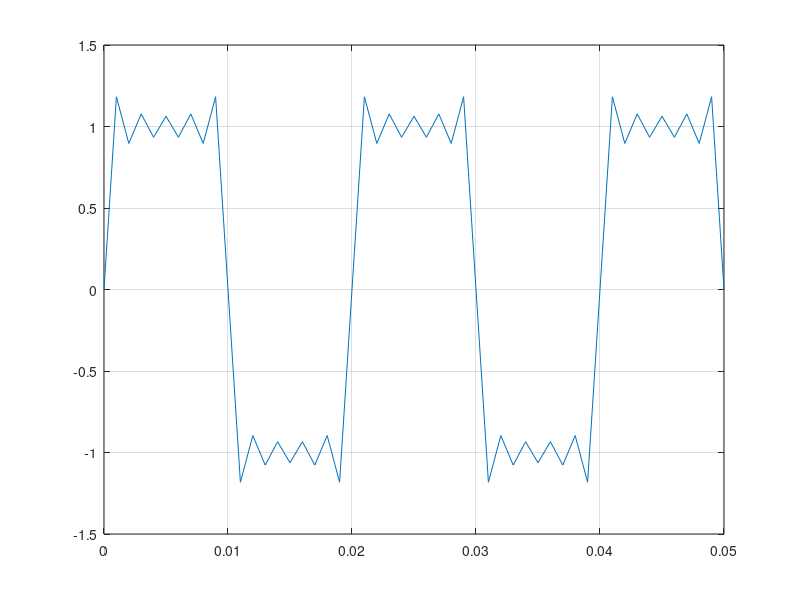

Write the MATLAB code that produced this figure.
%Hola amigos de YT, en este video les voy a explicar c?mo programar la
%serie de Fourier en MatLab. Jajajajja xdxdxdxdxdxd.

T = 0.02;
fs=1000;
ts=1/fs; 

%Vector de Tiempo
t=0:ts:0.05;
wO=2*pi/T;
N=10;

fdt=zeros(1, length(t)); 

for n= 1:2:N
    bn=4/(n*pi);
    fdt=fdt+bn*sin(n*wO*t);
end

figure
plot(t, fdt);
grid; 